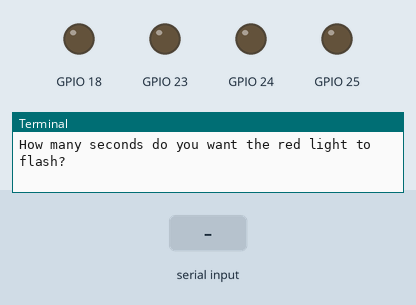
This program was run on a simulated Raspberry Pi (BCM pin numbers). Parts: output pins drawn as LEDs (lit = HIGH), the last lines printed to the terminal. Inputs (shaded band) come from the test bench.

Above: at 1.2 s.
1.3 s: "5" typed at the terminal
2.8 s: "90" typed at the terminal
4.3 s: "200" typed at the terminal
5.8 s: "1" typed at the terminal
At 6.5 s:
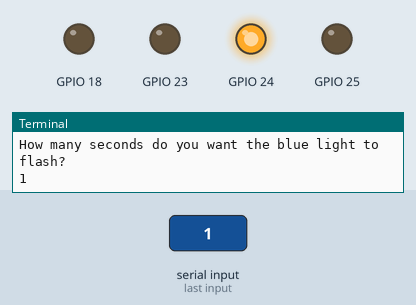
Timing chart, 0 to 8.3 s (numbered marks = the images above; inputs shaded):
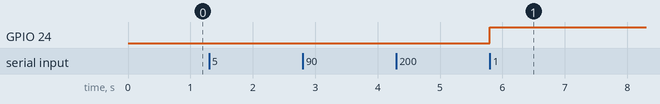

Measured:
- after the input at 5.8 s, GPIO 24: LOW → HIGH at once

The program:

Traffic_Light_Input.py
```python
import RPi.GPIO as GPIO
import time
i1 = int(raw_input("How many seconds do you want the red light to flash?"))
i2 = int(raw_input("How many seconds do you want the yellow light to flash?"))
i3 = int(raw_input("How many seconds do you want the green light to flash?"))
i4 = int(raw_input("How many seconds do you want the blue light to flash?"))
GPIO.setmode(GPIO.BCM)
GPIO.setup(18, GPIO.OUT)
GPIO.setup(23, GPIO.OUT)
GPIO.setup(24, GPIO.OUT)
GPIO.setup(25, GPIO.OUT)
while True:
    GPIO.output(24, True)
    time.sleep(i3)
    GPIO.output(24, False)
    GPIO.output(23, True)
    time.sleep(i2)
    GPIO.output(23, False)
    GPIO.output(18, True)
    time.sleep(i1)
    GPIO.output(18, False)
    for x in range(0, i4):
        GPIO.output(25, True)
        time.sleep(0.5)
        GPIO.output(25, False)
        time.sleep(0.5)
```
